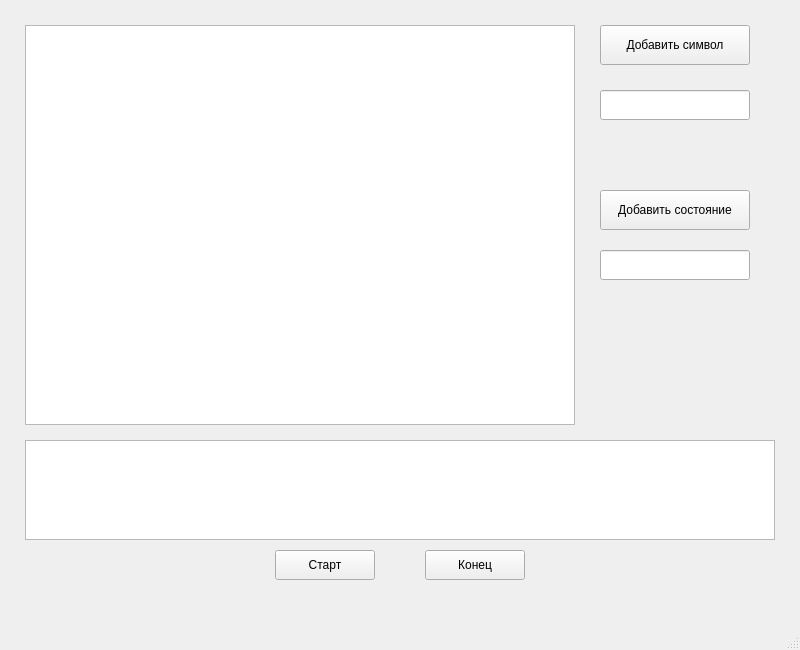
<?xml version="1.0" encoding="UTF-8"?>
<ui version="4.0">
 <class>MainWindow</class>
 <widget class="QMainWindow" name="MainWindow">
  <property name="geometry">
   <rect>
    <x>0</x>
    <y>0</y>
    <width>800</width>
    <height>650</height>
   </rect>
  </property>
  <property name="windowTitle">
   <string>MainWindow</string>
  </property>
  <widget class="QWidget" name="centralwidget">
   <widget class="QTableWidget" name="tableWidget">
    <property name="geometry">
     <rect>
      <x>25</x>
      <y>440</y>
      <width>750</width>
      <height>100</height>
     </rect>
    </property>
   </widget>
   <widget class="QTableWidget" name="tableWidget_2">
    <property name="geometry">
     <rect>
      <x>25</x>
      <y>25</y>
      <width>550</width>
      <height>400</height>
     </rect>
    </property>
   </widget>
   <widget class="QPushButton" name="pushButton">
    <property name="geometry">
     <rect>
      <x>275</x>
      <y>550</y>
      <width>100</width>
      <height>30</height>
     </rect>
    </property>
    <property name="text">
     <string>Старт</string>
    </property>
   </widget>
   <widget class="QPushButton" name="pushButton_2">
    <property name="geometry">
     <rect>
      <x>425</x>
      <y>550</y>
      <width>100</width>
      <height>30</height>
     </rect>
    </property>
    <property name="text">
     <string>Конец</string>
    </property>
   </widget>
   <widget class="QPushButton" name="pushButton_3">
    <property name="geometry">
     <rect>
      <x>600</x>
      <y>25</y>
      <width>150</width>
      <height>40</height>
     </rect>
    </property>
    <property name="text">
     <string>Добавить символ</string>
    </property>
   </widget>
   <widget class="QLineEdit" name="lineEdit">
    <property name="geometry">
     <rect>
      <x>600</x>
      <y>90</y>
      <width>150</width>
      <height>30</height>
     </rect>
    </property>
   </widget>
   <widget class="QPushButton" name="pushButton_4">
    <property name="geometry">
     <rect>
      <x>600</x>
      <y>190</y>
      <width>150</width>
      <height>40</height>
     </rect>
    </property>
    <property name="text">
     <string>Добавить состояние</string>
    </property>
   </widget>
   <widget class="QLineEdit" name="lineEdit_2">
    <property name="geometry">
     <rect>
      <x>600</x>
      <y>250</y>
      <width>150</width>
      <height>30</height>
     </rect>
    </property>
   </widget>
  </widget>
  <widget class="QMenuBar" name="menubar">
   <property name="geometry">
    <rect>
     <x>0</x>
     <y>0</y>
     <width>800</width>
     <height>26</height>
    </rect>
   </property>
  </widget>
  <widget class="QStatusBar" name="statusbar"/>
 </widget>
 <resources/>
 <connections/>
</ui>
